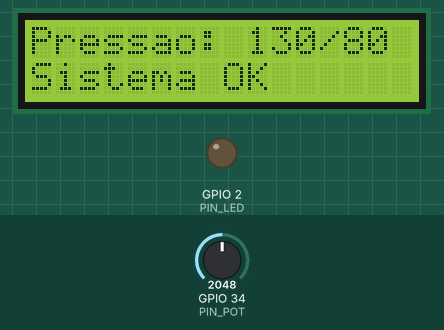
This sketch was run on a simulated ESP32. Shown: 16×2 character LCD, output pins drawn as LEDs (lit = HIGH). Inputs (shaded band) come from the test bench; at power-on: GPIO 34 (PIN_POT) = 2048. WiFi joins after 1.5 s; servers stay silent unless stated; no MQTT or app messages arrive unless stated; what the sketch prints to the serial monitor is not drawn.

Above: at 3.6 s.
3.7 s: GPIO 34 (PIN_POT) set to 2866
At 7.2 s:
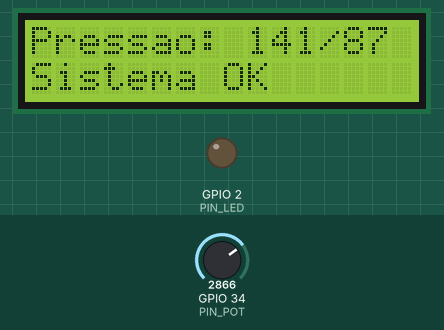
7.8 s: GPIO 34 (PIN_POT) set to 3040
At 9.4 s:
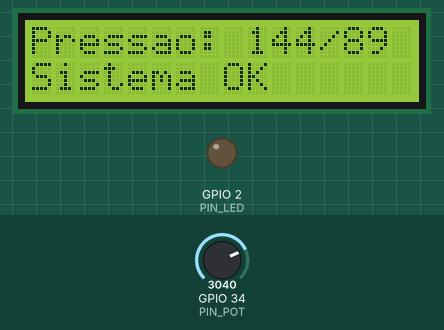
11.9 s: GPIO 34 (PIN_POT) set to 2960
At 12.9 s:
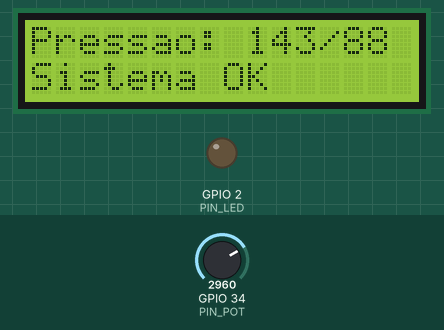
Timing chart, 0 to 14.9 s (numbered marks = the images above; inputs shaded):
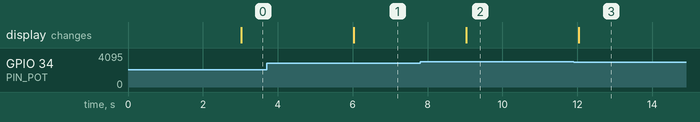

The sketch:

Esp32.ino
```cpp
// ===== ESP32 - Telemetria FIWARE UltraLight + MQTT =====
// Pressão Arterial + Potenciômetro + LCD (sem LED no FIWARE)

#include <WiFi.h>
#include <PubSubClient.h>
#include <Wire.h>
#include <LiquidCrystal_I2C.h>

// ---------------- WIFI ----------------
const char* WIFI_SSID = "Wokwi-GUEST";
const char* WIFI_PASSWORD = "";

// ---------------- MQTT FIWARE ----------------
const char* BROKER_MQTT = "gvbtlro0r.localto.net";
const int BROKER_PORT = 7789;


const char* ID_MQTT    = "device001";
const char* TOPICO_ATTR = "/smart/device001/attrs";


// ---------------- HARDWARE ----------------
#define PIN_POT 34
#define PIN_LED 2

LiquidCrystal_I2C lcd(0x27, 16, 2);

// ---------------- STATE ----------------
WiFiClient espClient;
PubSubClient mqtt(espClient);

int sysPressure = 0;
int diaPressure = 0;

// ---------------- WIFI INIT ----------------
void initWiFi() {
  WiFi.mode(WIFI_STA); // NECESSÁRIO NO WOKWI
  delay(100);

  Serial.print("Conectando ao WiFi: ");
  Serial.println(WIFI_SSID);

  WiFi.begin(WIFI_SSID, WIFI_PASSWORD);

  int tentativas = 0;
  while (WiFi.status() != WL_CONNECTED) {
    delay(200);
    Serial.print(".");
    tentativas++;

    // evita loop infinito quando o Wokwi bugado não conecta
    if (tentativas > 50) {
      Serial.println("\nFalha ao conectar. Reiniciando WiFi...");
      WiFi.disconnect(true);
      WiFi.begin(WIFI_SSID, WIFI_PASSWORD);
      tentativas = 0;
    }
  }

  Serial.println("\nWiFi conectado!");
  Serial.print("IP: ");
  Serial.println(WiFi.localIP());
}


// ---------------- MQTT ----------------
void connectMQTT() {
  while (!mqtt.connected()) {
    Serial.println("Conectando ao MQTT...");
    if (mqtt.connect(ID_MQTT)) {
      Serial.println("Conectado ao broker FIWARE!");
    } else {
      Serial.print("Falha MQTT. Código= ");
      Serial.println(mqtt.state());
      delay(2000);
    }
  }
}

// ---------------- SENSOR (POT) ----------------
void simulatePressure() {
  int raw = analogRead(PIN_POT);

  sysPressure = map(raw, 0, 4095, 100, 160);
  diaPressure = map(raw, 0, 4095, 60, 100);
}

// ---------------- LCD ----------------
void updateLCD() {
  lcd.clear();
  lcd.setCursor(0, 0);
  lcd.print("Pressao:");
  lcd.setCursor(9, 0);
  lcd.print(sysPressure);
  lcd.print("/");
  lcd.print(diaPressure);

  lcd.setCursor(0, 1);
  lcd.print("Sistema OK");
}

// ---------------- MQTT PUBLISH ----------------
void publishUltraLight() {
  char msg[40];
  sprintf(msg, "sys|%d|dia|%d", sysPressure, diaPressure);

  mqtt.publish(TOPICO_ATTR, msg);

  Serial.print("[SEND] ");
  Serial.println(msg);
}

// ---------------- SETUP ----------------
void setup() {
  Serial.begin(115200);

  pinMode(PIN_LED, OUTPUT);

  lcd.init();
  lcd.backlight();
  lcd.print("Inicializando...");

  initWiFi();

  mqtt.setServer(BROKER_MQTT, BROKER_PORT);
}

// ---------------- LOOP ----------------
unsigned long lastSend = 0;

void loop() {
  if (!mqtt.connected()) connectMQTT();
  mqtt.loop();

  if (millis() - lastSend >= 3000) {
    lastSend = millis();

    simulatePressure();
    updateLCD();
    publishUltraLight();
  }
}
```

Measured:
- after the input at 3.7 s, the display: changes after 2.3 s (image 1)
- after the input at 7.8 s, the display: changes after 1.2 s (image 2)
- after the input at 11.9 s, the display: changes after 0.13 s (image 3)
